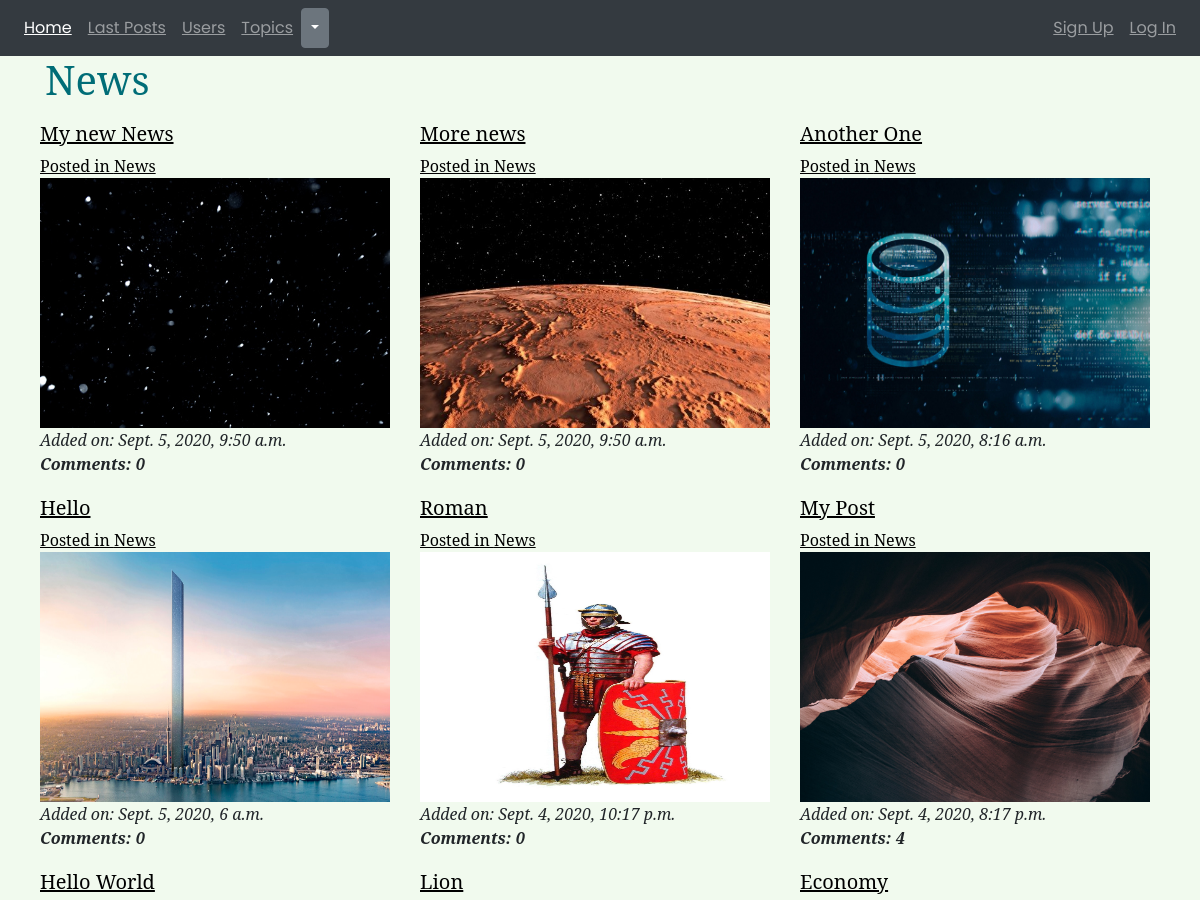
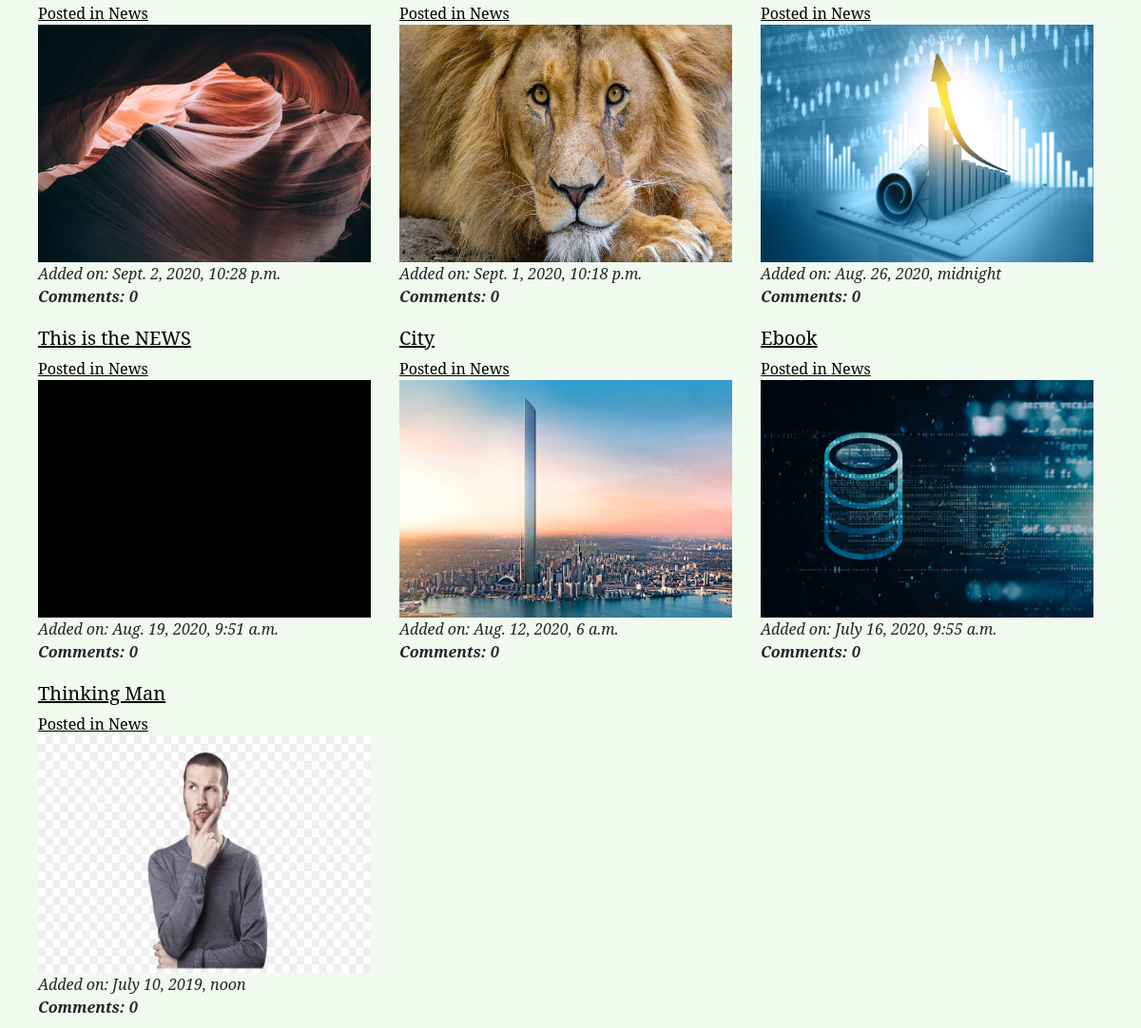
The page /topics/news/posts on the database its author committed (2 pictures, top to bottom).
### topics/models.py (models this page shows, shortened)
class Topic(models.Model):
    name = models.CharField(max_length = 128, unique=True)
    slug = models.SlugField(allow_unicode=True, unique=True, editable = False)
    details = models.TextField(max_length = 1024, default=' ')
    added_date = models.DateTimeField()
    image = models.ImageField(null=True)
    def __str__(self):
        return self.name
    class Meta:
        ordering = ['name']

### posts/models.py (models this page shows, shortened)
class Post(models.Model):
    topic = models.ForeignKey(Topic, on_delete=models.CASCADE, default = True)
    poster = models.ForeignKey(User, on_delete=models.CASCADE, default = True)
    title = models.CharField(max_length = 256, unique = True)
    slug = models.SlugField(unique=True, editable = False)
    post_text = models.TextField()
    pub_date = models.DateTimeField()
    image = models.ImageField(null = True)
    def __str__(self):
        return self.title
    class Meta:
        ordering =['-pub_date']

### topics/views.py (the view)
# urls.py: path('<slug:slug>/posts', views.PostsInTopicDetail.as_view(), name='list_of_posts'),
class PostsInTopicDetail(generic.DetailView):
    model = Topic
    template_name = 'topics/posts_in_topic.html'
    context_object_name = 'posts_list'

### blogsite/context_processors.py (called while the page is built)
def display_topics(request):
    topics = Topic.objects.all()
    return {'topics':topics}

### topics/templates/topics/posts_in_topic.html
{% extends 'topics/topics_base.html' %}
{% block topic %}
<div class="container">
  {% if posts_list.post_set.all %}
  <h1>{{posts_list.name}}</h1>
  <div class="row">
    {% for post in posts_list.post_set.all %}
      <div class="thumbnail col-md-6 col-lg-4">
        <div class="thumbnail-title">
          <a href="{% url 'posts:detail' slug=post.slug %}">
            <h5>{{post}}</h5></a>
          </div>
        <div class="thumbnail-topic">
          <a href="{% url 'topics:detail' slug=post.topic.slug %}">
            Posted in {{post.topic}}</a>
          </div>
          {% if post.image %}
            <a href="{% url 'posts:detail' slug=post.slug %}">
              <img src="{{post.image.url}}" alt="My image" width="350px"
                height="250px"></a>
            <br>
          {% endif %}
          <div class="thumbnail-footer">
            <i>Added on: {{post.pub_date}}</i>
            <br>
            <i><strong>Comments: {{ post.comment_set.count }}</strong></i>
          </div>
      </div>
  {% endfor %}
  {% else %}
  <h2>No posts yet in this topic.</h2>
  {% endif %}
</div>
</div>
{% endblock %}

### static/css/master.css (style rules this page uses)
h1 { color:#006d77; }
a { color:black; text-decoration: underline; }
body { font-family: 'Noto Serif', serif; background-color: #f1faee; }
.thumbnail { padding: 10px; }

### rows shown on the page
Topic: name "News"
Post: title "My new News", topic "News", image (picture), pub_date "Sept. 5, 2020, 9:50 a.m.", comment_set.count "0"
Post: title "More news", topic "News", image (picture), pub_date "Sept. 5, 2020, 9:50 a.m.", comment_set.count "0"
Post: title "Another One", topic "News", image (picture), pub_date "Sept. 5, 2020, 8:16 a.m.", comment_set.count "0"
Post: title "Hello", topic "News", image (picture), pub_date "Sept. 5, 2020, 6 a.m.", comment_set.count "0"
Post: title "Roman", topic "News", image (picture), pub_date "Sept. 4, 2020, 10:17 p.m.", comment_set.count "0"
Post: title "My Post", topic "News", image (picture), pub_date "Sept. 4, 2020, 8:17 p.m.", comment_set.count "4"
Post: title "Hello World", topic "News", image (picture), pub_date "Sept. 2, 2020, 10:28 p.m.", comment_set.count "0"
Post: title "Lion", topic "News", image (picture), pub_date "Sept. 1, 2020, 10:18 p.m.", comment_set.count "0"
Post: title "Economy", topic "News", image (picture), pub_date "Aug. 26, 2020, midnight", comment_set.count "0"
Post: title "This is the NEWS", topic "News", image (picture), pub_date "Aug. 19, 2020, 9:51 a.m.", comment_set.count "0"
Post: title "City", topic "News", image (picture), pub_date "Aug. 12, 2020, 6 a.m.", comment_set.count "0"
Post: title "Ebook", topic "News", image (picture), pub_date "July 16, 2020, 9:55 a.m.", comment_set.count "0"
Post: title "Thinking Man", topic "News", image (picture), pub_date "July 10, 2019, noon", comment_set.count "0"
